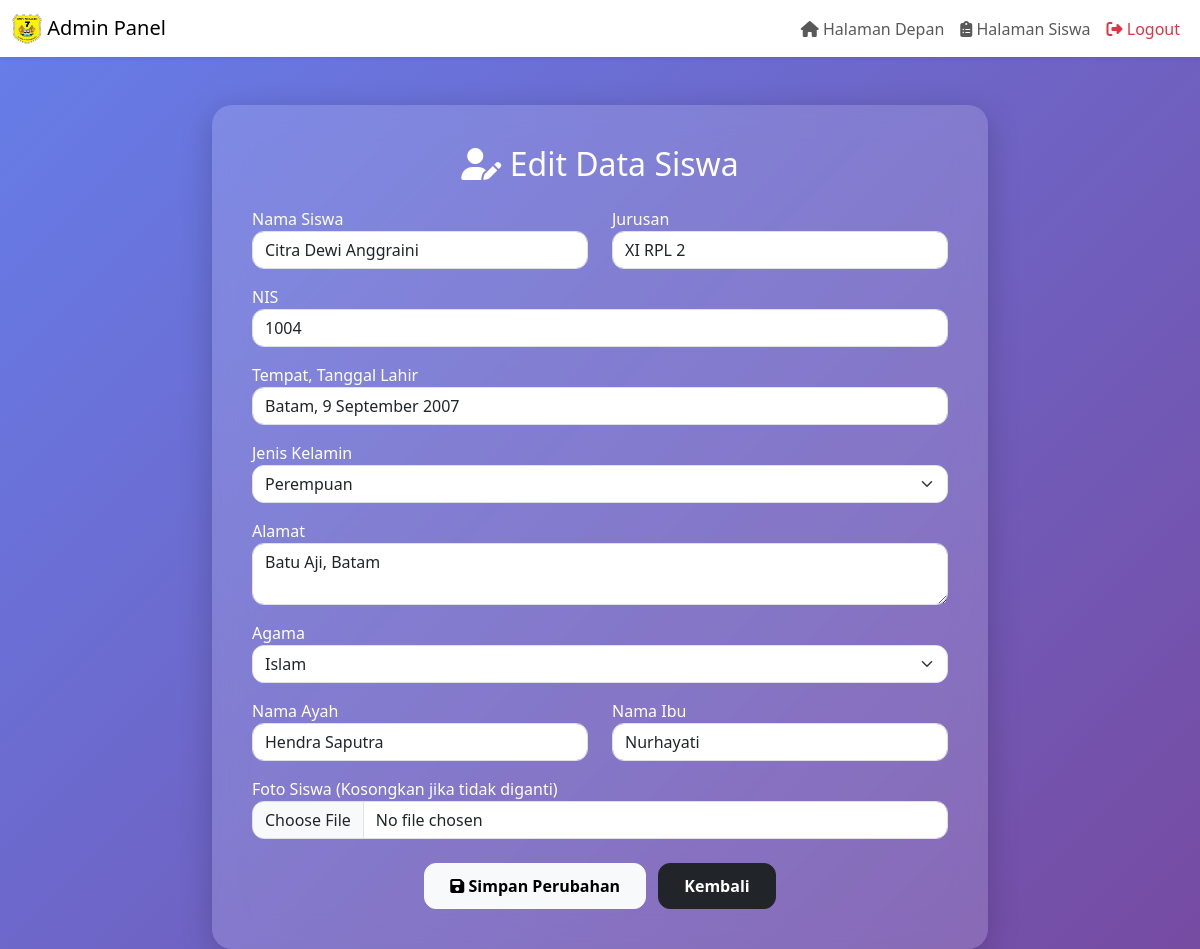
The app's page /home/edit.php?id=4 with its own data.
### tables this page shows
CREATE TABLE `siswa` (
  `id` int(11) NOT NULL,
  `nama` varchar(100) NOT NULL,
  `nis` varchar(20) NOT NULL,
  `kelas` varchar(50) NOT NULL,
  `ttl` varchar(100) NOT NULL,
  `jenis_kelamin` enum('Laki-laki','Perempuan') NOT NULL,
  `alamat` text NOT NULL,
  `agama` enum('Islam','Kristen','Katolik','Hindu','Buddha','Konghucu') NOT NULL,
  `nama_ayah` varchar(100) NOT NULL,
  `nama_ibu` varchar(100) NOT NULL,
  `foto` varchar(255) DEFAULT NULL,
  `created_at` timestamp NOT NULL DEFAULT current_timestamp()
);

### home/edit.php (the view, shortened to what this page needs)
<?php
include("header.php");
include("../koneksi.php");
$nama = $nis = $kelas = $ttl = $jenis_kelamin = $alamat = $agama = $nama_ayah = $nama_ibu = "";
if (isset($_GET['id'])) {
    $id_siswa = $_GET['id'];
    $sql = "SELECT * FROM siswa WHERE id = '$id_siswa'";
    $result = $koneksi->query($sql);
    if ($result->num_rows > 0) {
        $siswa = $result->fetch_assoc();
        $nama = $siswa['nama'];
        $nis = $siswa['nis'];
        $kelas = $siswa['kelas'];
        $ttl = $siswa['ttl'];
        $jenis_kelamin = $siswa['jenis_kelamin'];
        $alamat = $siswa['alamat'];
        $agama = $siswa['agama'];
        $nama_ayah = $siswa['nama_ayah'];
        $nama_ibu = $siswa['nama_ibu'];
    } else {
        $message = "Data siswa tidak ditemukan.";
    }
}
?>
<!DOCTYPE html>
<html lang="id">
<head>
<link href="https://cdn.jsdelivr.net/npm/bootstrap@5.3.2/dist/css/bootstrap.min.css" rel="stylesheet">
<link href="https://cdnjs.cloudflare.com/ajax/libs/font-awesome/6.5.0/css/all.min.css" rel="stylesheet">
</head>
<body>
<div class="container mt-5 col-md-8">
    <div class="glass">
        <h2 class="mb-4 text-center">
            <i class="fas fa-user-edit"></i> Edit Data Siswa
        </h2>
        <form method="POST" enctype="multipart/form-data">
            <div class="row">
                <div class="col-md-6 mb-3">
                    <label>Nama Siswa</label>
                    <input type="text" name="nama" class="form-control"
                        value="<?= htmlspecialchars($nama); ?>" required>
                </div>
                <div class="col-md-6 mb-3">
                    <label>Jurusan</label>
                    <input type="text" name="kelas" class="form-control"
                        value="<?= htmlspecialchars($kelas); ?>" required>
                </div>
            </div>
            <div class="mb-3">
                <label>NIS</label>
                <input type="number" name="nis" class="form-control"
                    value="<?= htmlspecialchars($nis); ?>" required>
            </div>
            <div class="mb-3">
                <label>Tempat, Tanggal Lahir</label>
                <input type="text" name="ttl" class="form-control"
                    value="<?= htmlspecialchars($ttl); ?>" required>
            </div>
            <div class="mb-3">
                <label>Jenis Kelamin</label>
                <select name="jenis_kelamin" class="form-select" required>
                    <option value="Perempuan" <?= $jenis_kelamin == "Perempuan" ? "selected" : ""; ?>>Perempuan</option>
                </select>
            </div>
            <div class="mb-3">
                <label>Alamat</label>
                <textarea name="alamat" class="form-control" required><?= htmlspecialchars($alamat); ?></textarea>
            </div>
            <div class="mb-3">
                <label>Agama</label>
                <select name="agama" class="form-select" required>
                    <option value="Islam" <?= $agama == "Islam" ? "selected" : ""; ?>>Islam</option>
                </select>
            </div>
            <div class="row">
                <div class="col-md-6 mb-3">
                    <label>Nama Ayah</label>
                    <input type="text" name="nama_ayah" class="form-control"
                        value="<?= htmlspecialchars($nama_ayah); ?>" required>
                </div>
                <div class="col-md-6 mb-3">
                    <label>Nama Ibu</label>
                    <input type="text" name="nama_ibu" class="form-control"
                        value="<?= htmlspecialchars($nama_ibu); ?>" required>
                </div>
            </div>
            <div class="mb-4">
                <label>Foto Siswa (Kosongkan jika tidak diganti)</label>
                <input type="file" name="foto" class="form-control">
            </div>
            <div class="text-center">
                <button type="submit" class="btn btn-light btn-modern">
                    <i class="fas fa-save"></i> Simpan Perubahan
                </button>
                <a href="absen.php" class="btn btn-dark btn-modern ms-2">
                    Kembali
                </a>
            </div>
        </form>
    </div>
</div>
</body>
</html>

### home/edit.php (style rules this page uses)
body { background: linear-gradient(135deg, #667eea, #764ba2); min-height: 100vh; font-family: 'Segoe UI', sans-serif; }
.glass { background: rgba(255,255,255,0.15); backdrop-filter: blur(15px); border-radius: 20px; padding: 40px; box-shadow: 0 8px 32px rgba(0,0,0,0.2); color: white; }
.form-control, .form-select { border-radius: 12px; }
.btn-modern { border-radius: 12px; font-weight: bold; padding: 10px 25px; }
label { font-weight: 500; }

### records on screen
siswa: nama "Citra Dewi Anggraini", kelas "XI RPL 2", nis "1004", ttl "Batam, 9 September 2007", jenis_kelamin "Perempuan", alamat "Batu Aji, Batam", agama "Islam", nama_ayah "Hendra Saputra", nama_ibu "Nurhayati"
